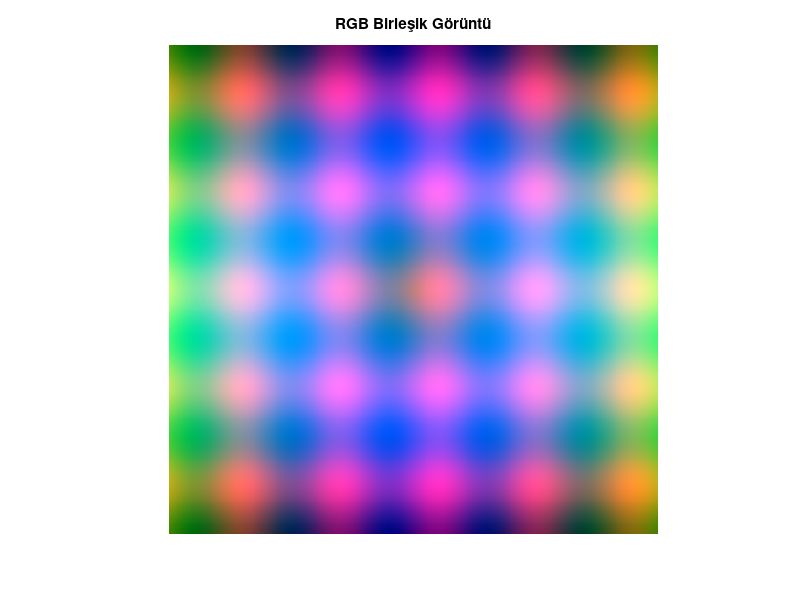
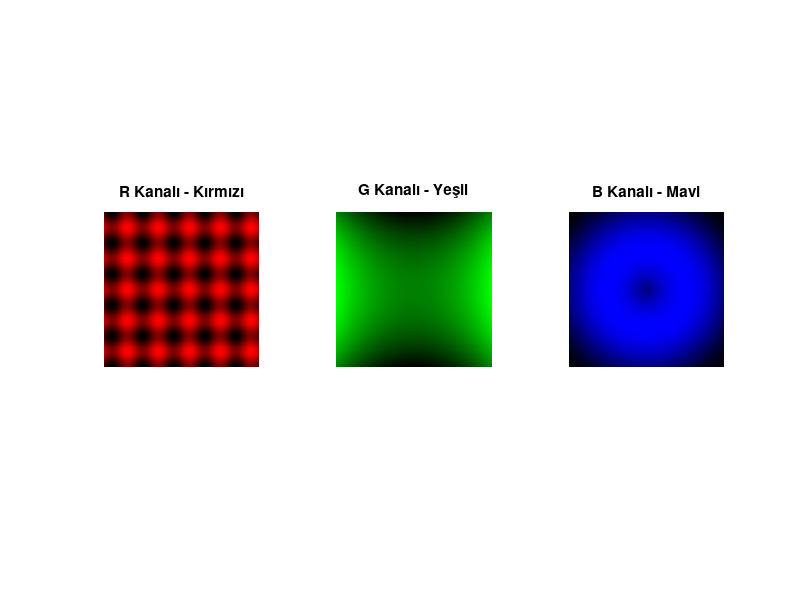
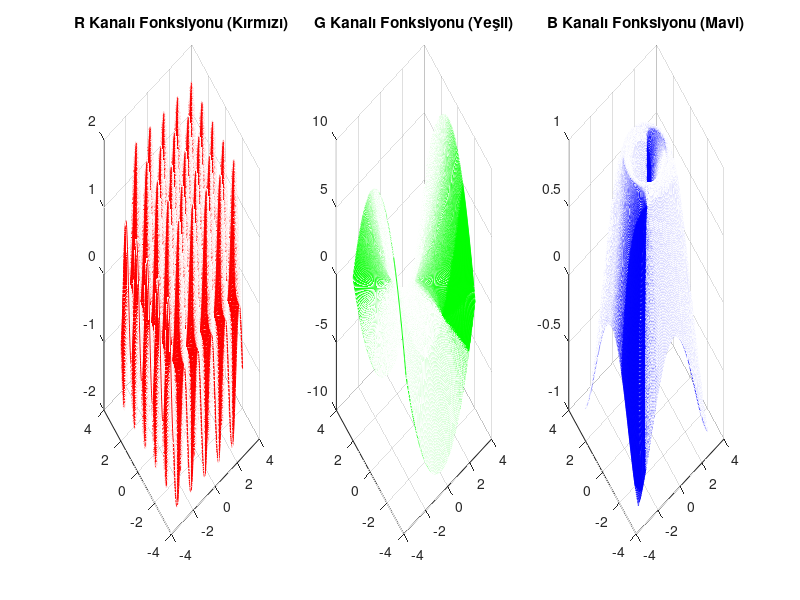

These figures' MATLAB source, in order:
% Paket
pkg load image

% Boyutlar
n = 512;
[x, y] = meshgrid(linspace(-pi, pi, n), linspace(-pi, pi, n));

R = sin(5*x) + cos(5*y);
G = x.^2 - y.^2;
B = sin(sqrt(x.^2 + y.^2));

% Normalize işlemi (0-1 arası)
R_norm = (R - min(R(:))) / (max(R(:)) - min(R(:)));
G_norm = (G - min(G(:))) / (max(G(:)) - min(G(:)));
B_norm = (B - min(B(:))) / (max(B(:)) - min(B(:)));

% RGB birleşik görüntü
RGB = cat(3, R_norm, G_norm, B_norm);

% RGB resmi göster
figure;
imshow(RGB);
title('RGB Birleşik Görüntü');

% Her kanalın sadece kendi renginde gösterilmesi
R_img = cat(3, R_norm, zeros(size(R_norm)), zeros(size(R_norm)));
G_img = cat(3, zeros(size(G_norm)), G_norm, zeros(size(G_norm)));
B_img = cat(3, zeros(size(B_norm)), zeros(size(B_norm)), B_norm);

figure;

subplot(1,3,1);
imshow(R_img);
title('R Kanalı - Kırmızı');

subplot(1,3,2);
imshow(G_img);
title('G Kanalı - Yeşil');

subplot(1,3,3);
imshow(B_img);
title('B Kanalı - Mavi');

% Fonksiyonların 3D mesh gösterimi, kendi renklerinde!
figure;

subplot(1,3,1);
mesh(x, y, R, 'EdgeColor', 'r');   % Kırmızı çizim
title('R Kanalı Fonksiyonu (Kırmızı)');

subplot(1,3,2);
mesh(x, y, G, 'EdgeColor', 'g');   % Yeşil çizim
title('G Kanalı Fonksiyonu (Yeşil)');

subplot(1,3,3);
mesh(x, y, B, 'EdgeColor', 'b');   % Mavi çizim
title('B Kanalı Fonksiyonu (Mavi)');
